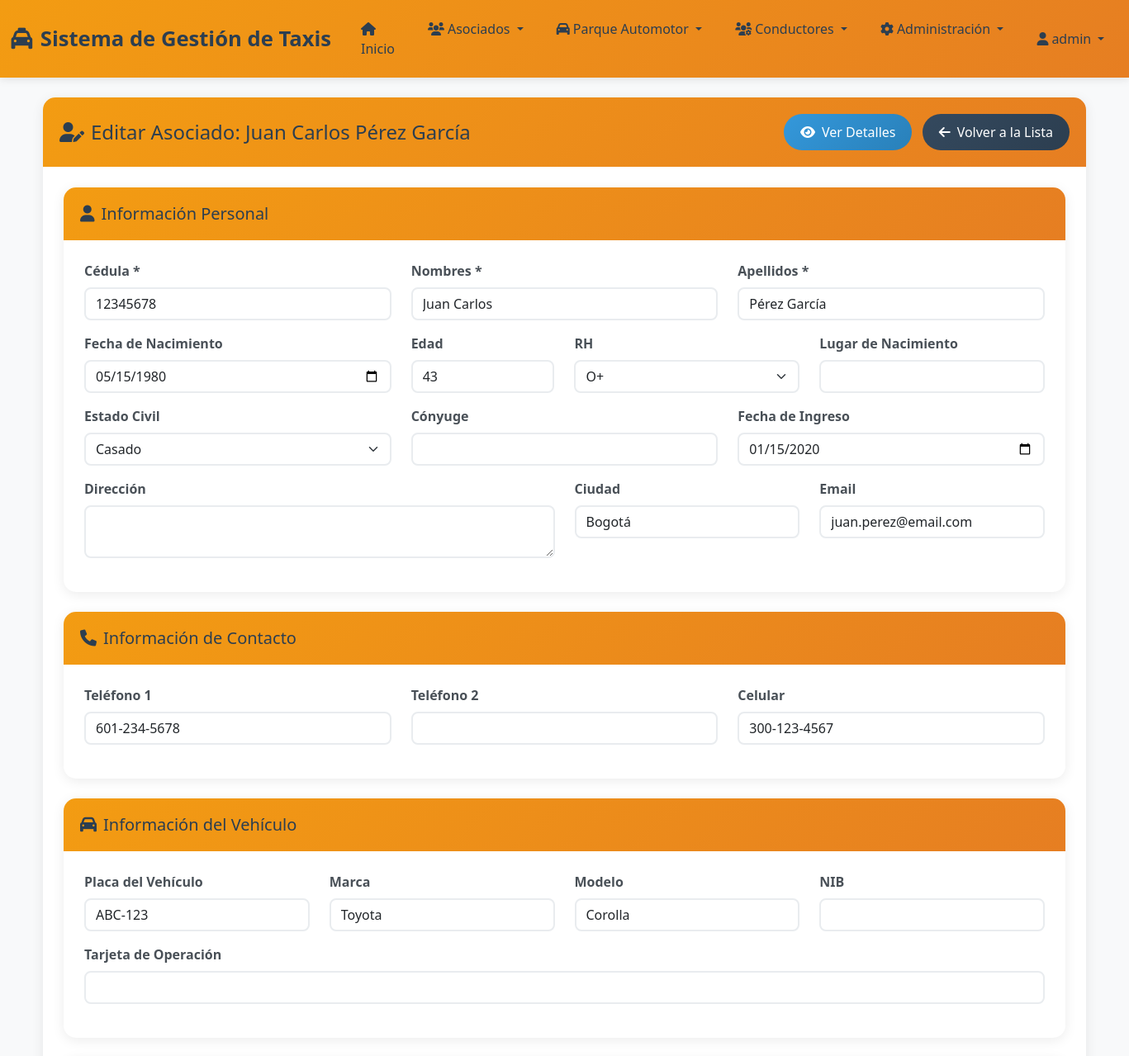
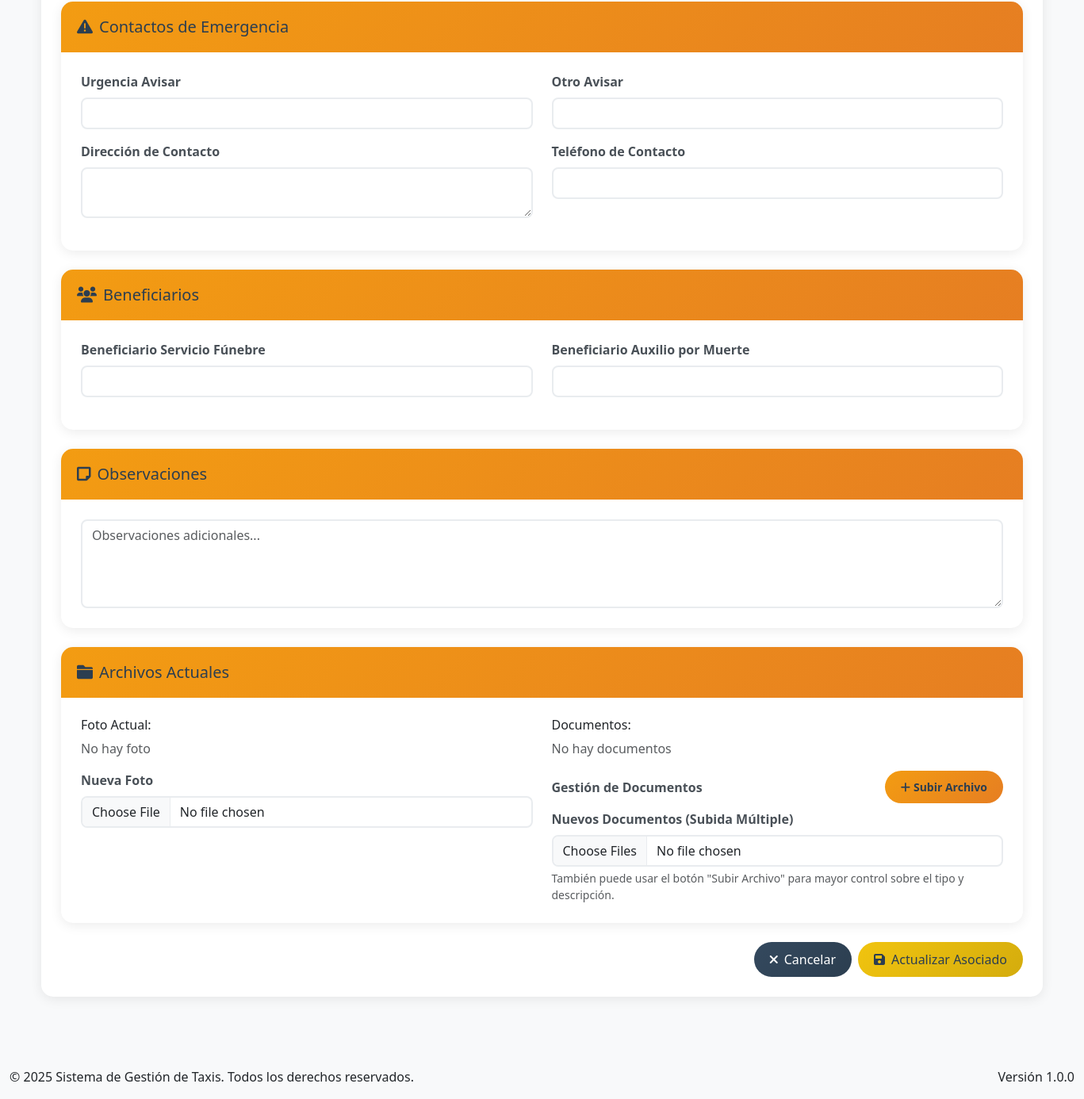
The app's page /modules/asociados/edit.php?id=1 (signed in) with its own data (2 pictures, top to bottom).
### tables this page shows
CREATE TABLE IF NOT EXISTS `asociados` (
    `id` int(11) NOT NULL AUTO_INCREMENT,
    `cedula` varchar(20) NOT NULL UNIQUE,
    `nombres` varchar(100) NOT NULL,
    `apellidos` varchar(100) NOT NULL,
    `direccion` text,
    `ciudad` varchar(100),
    `telefono1` varchar(20),
    `telefono2` varchar(20),
    `celular` varchar(20),
    `lugar_nacimiento` varchar(100),
    `fecha_nacimiento` date,
    `edad` int(3),
    `rh` varchar(10),
    `estado_civil` enum('soltero','casado','viudo','divorciado','union_libre') DEFAULT 'soltero',
    `fecha_ingreso` date,
    `conyuge` varchar(200),
    `urgencia_avisar` varchar(200),
    `otro_avisar` varchar(200),
    `direccion_avisar` text,
    `telefono_avisar` varchar(20),
    `observaciones` text,
    `placa_carro` varchar(10),
    `marca` varchar(50),
    `modelo` varchar(50),
    `nib` varchar(50),
    `tarjeta_operacion` varchar(50),
    `beneficiario_funebre` varchar(200),
    `beneficiario_auxilio_muerte` varchar(200),
    `email` varchar(100),
    `foto` varchar(255),
    `estado` enum('activo','inactivo') NOT NULL DEFAULT 'activo',
    `fecha_creacion` timestamp NOT NULL DEFAULT CURRENT_TIMESTAMP,
    `fecha_actualizacion` timestamp NOT NULL DEFAULT CURRENT_TIMESTAMP ON UPDATE CURRENT_TIMESTAMP,
    `usuario_creacion` int(11),
    `usuario_actualizacion` int(11),
    PRIMARY KEY (`id`),
    KEY `idx_cedula` (`cedula`),
    KEY `idx_nombres` (`nombres`, `apellidos`),
    KEY `idx_placa` (`placa_carro`),
    KEY `idx_estado` (`estado`),
    FOREIGN KEY (`usuario_creacion`) REFERENCES `usuarios`(`id`) ON DELETE SET NULL,
    FOREIGN KEY (`usuario_actualizacion`) REFERENCES `usuarios`(`id`) ON DELETE SET NULL
);

### modules/asociados/edit.php (the view, shortened to what the rows shown need)
<?php
require_once '../../config.php';
$asociado_id = isset($_GET['id']) ? (int)$_GET['id'] : 0;
$stmt = $mysqli->prepare("SELECT * FROM asociados WHERE id = ?");
$stmt->bind_param("i", $asociado_id);
$stmt->execute();
$result = $stmt->get_result();
$asociado = $result->fetch_assoc();
include '../../includes/header.php';
?>
<div class="container-fluid">
    <div class="row">
        <div class="col-12">
            <div class="card">
                <div class="card-header d-flex justify-content-between align-items-center">
                    <h4 class="mb-0">
                        <i class="fas fa-user-edit me-2"></i>Editar Asociado: <?php echo htmlspecialchars($asociado['nombres'] . ' ' . $asociado['apellidos']); ?>
                    </h4>
                    <div>
                        <a href="view.php?id=<?php echo $asociado_id; ?>" class="btn btn-info me-2">
                        </a>
                        <a href="index.php" class="btn btn-secondary">
                        </a>
                    </div>
                </div>
                <div class="card-body">
                    <form method="POST" enctype="multipart/form-data" class="needs-validation" novalidate>
                        <div class="card mb-4">
                            <div class="card-body">
                                <div class="row">
                                    <div class="col-md-4 mb-3">
                                        <label for="cedula" class="form-label">Cédula *</label>
                                        <input type="text" class="form-control cedula-input" id="cedula" name="cedula"
                                               value="<?php echo htmlspecialchars($asociado['cedula']); ?>" required>
                                    </div>
                                    <div class="col-md-4 mb-3">
                                        <label for="nombres" class="form-label">Nombres *</label>
                                        <input type="text" class="form-control" id="nombres" name="nombres"
                                               value="<?php echo htmlspecialchars($asociado['nombres']); ?>" required>
                                    </div>
                                    <div class="col-md-4 mb-3">
                                        <label for="apellidos" class="form-label">Apellidos *</label>
                                        <input type="text" class="form-control" id="apellidos" name="apellidos"
                                               value="<?php echo htmlspecialchars($asociado['apellidos']); ?>" required>
                                    </div>
                                </div>
                                <div class="row">
                                    <div class="col-md-4 mb-3">
                                        <label for="fecha_nacimiento" class="form-label">Fecha de Nacimiento</label>
                                        <input type="date" class="form-control" id="fecha_nacimiento" name="fecha_nacimiento"
                                               value="<?php echo $asociado['fecha_nacimiento']; ?>">
                                    </div>
                                    <div class="col-md-2 mb-3">
                                        <label for="edad" class="form-label">Edad</label>
                                        <input type="number" class="form-control" id="edad" name="edad"
                                               value="<?php echo $asociado['edad']; ?>" min="18" max="100">
                                    </div>
                                    <div class="col-md-3 mb-3">
                                        <label for="rh" class="form-label">RH</label>
                                        <select class="form-select" id="rh" name="rh">
                                            <option value="O+" <?php echo $asociado['rh'] === 'O+' ? 'selected' : ''; ?>>O+</option>
                                        </select>
                                    </div>
                                </div>
                                <div class="row">
                                    <div class="col-md-4 mb-3">
                                        <label for="estado_civil" class="form-label">Estado Civil</label>
                                        <select class="form-select" id="estado_civil" name="estado_civil">
                                            <option value="casado" <?php echo $asociado['estado_civil'] === 'casado' ? 'selected' : ''; ?>>Casado</option>
                                        </select>
                                    </div>
                                    <div class="col-md-4 mb-3">
                                        <label for="fecha_ingreso" class="form-label">Fecha de Ingreso</label>
                                        <input type="date" class="form-control" id="fecha_ingreso" name="fecha_ingreso"
                                               value="<?php echo $asociado['fecha_ingreso']; ?>">
                                    </div>
                                </div>
                                <div class="row">
                                    <div class="col-md-3 mb-3">
                                        <label for="ciudad" class="form-label">Ciudad</label>
                                        <input type="text" class="form-control" id="ciudad" name="ciudad"
                                               value="<?php echo htmlspecialchars($asociado['ciudad']); ?>">
                                    </div>
                                    <div class="col-md-3 mb-3">
                                        <label for="email" class="form-label">Email</label>
                                        <input type="email" class="form-control" id="email" name="email"
                                               value="<?php echo htmlspecialchars($asociado['email']); ?>">
                                    </div>
                                </div>
                            </div>
                        </div>
                        <div class="card mb-4">
                            <div class="card-body">
                                <div class="row">
                                    <div class="col-md-4 mb-3">
                                        <label for="telefono1" class="form-label">Teléfono 1</label>
                                        <input type="text" class="form-control phone-input" id="telefono1" name="telefono1"
                                               value="<?php echo htmlspecialchars($asociado['telefono1']); ?>">
                                    </div>
                                    <div class="col-md-4 mb-3">
                                        <label for="celular" class="form-label">Celular</label>
                                        <input type="text" class="form-control phone-input" id="celular" name="celular"
                                               value="<?php echo htmlspecialchars($asociado['celular']); ?>">
                                    </div>
                                </div>
                            </div>
                        </div>
                        <div class="card mb-4">
                            <div class="card-body">
                                <div class="row">
                                    <div class="col-md-3 mb-3">
                                        <label for="placa_carro" class="form-label">Placa del Vehículo</label>
                                        <input type="text" class="form-control placa-input" id="placa_carro" name="placa_carro"
                                               value="<?php echo htmlspecialchars($asociado['placa_carro']); ?>" style="text-transform: uppercase;">
                                    </div>
                                    <div class="col-md-3 mb-3">
                                        <label for="marca" class="form-label">Marca</label>
                                        <input type="text" class="form-control" id="marca" name="marca"
                                               value="<?php echo htmlspecialchars($asociado['marca']); ?>">
                                    </div>
                                    <div class="col-md-3 mb-3">
                                        <label for="modelo" class="form-label">Modelo</label>
                                        <input type="text" class="form-control" id="modelo" name="modelo"
                                               value="<?php echo htmlspecialchars($asociado['modelo']); ?>">
                                    </div>
                                </div>
                            </div>
                        </div>
                    </form>
                </div>
            </div>
        </div>
    </div>
</div>
<?php include '../../includes/footer.php'; ?>

### records on screen
asociados: nombres+apellidos "Juan Carlos Pérez García", cedula "12345678", nombres "Juan Carlos", apellidos "Pérez García", fecha_nacimiento "05/15/1980", edad "43", rh "O+", estado_civil "Casado", fecha_ingreso "01/15/2020", ciudad "Bogotá", email "juan.perez@email.com", telefono1 "601-234-5678", celular "300-123-4567", placa_carro "ABC-123", marca "Toyota", modelo "Corolla"

### other values on screen
APP_NAME "Sistema de Gestión de Taxis"
$_SESSION['username'] "admin"
APP_VERSION "1.0.0"
